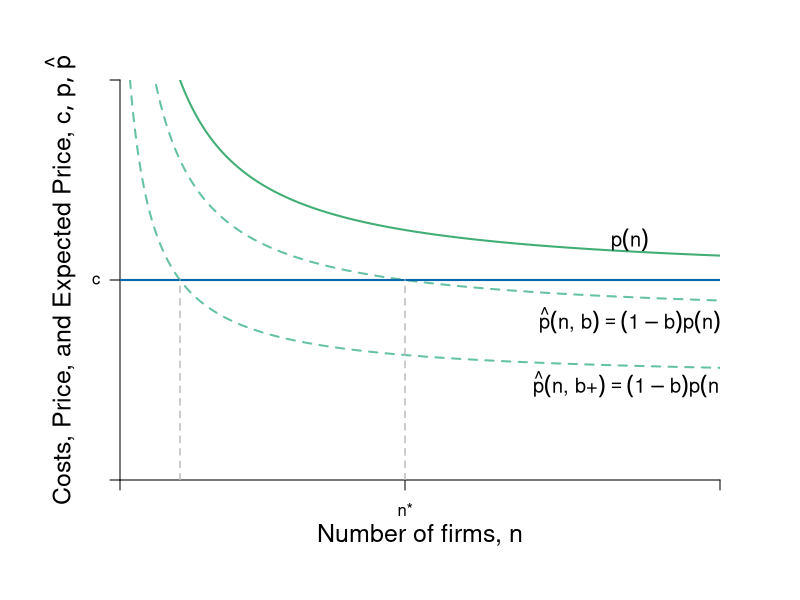

The R source for this figure:
require(shape)
pdf(file = "competitionmarkets/LRn_Dec_BTE.pdf", width = 9, height = 7)

#Set parameters for graphics
axislabelsize <- 1.5
labelsize <- 1.2
graphlinewidth <- 2
segmentlinewidth <- 1.5

COL <- c("#7fc97f", "#beaed4", "#fdc086", "#ffff99", "#386cb0", "#f0027f", "#bf5b17", "#666666")
COLA <- c("#e0f3db", "#99d8c9","#66c2a4","#41ae76", "#238b45", "#005824")
COLB <- c("#c6dbef", "#4eb3d3", "#2b8cbe", "#0868ac","#084081")
COLC <- c("#fcfbfd", "#efedf5", "#dadaeb", "#bcbddc", "#9e9ac8", "#807dba", "#6a51a3", "#54278f", "#3f007d")

par(mar =  c(6, 6, 4, 4))

Profit <- function(n, pbar = 60, c = 10, beta = 0.5) {
  (pbar - c)^2 / (((n + 1)^2)*beta)
}

totaln <- function(pi, pbar = 60, c = 10, beta = 0.5){
  (pbar - c)/(sqrt(pi*beta)) - 1
}

cournotPrice <- function(n, pbar = 60, c = 10) {
  c + (1/(n+1))*(pbar - c)
}


# Barriers to entry
# Inputs: Probability of BTE (b) and number of firms
# Outputs: Price Level at some n
bte <- function(n, b = 0) {
  cournotPrice(n)*(1-b)
}

nstar <- function(b, pbar = 60, c = 10){
  (pbar*(1 - b) - c) / (b*c)
}

#Levels for the barriers to entry specified here
barriers <- c(0.2, 0.5, 0.71, 0)

xlims <- c(0, 40)
ylims <- c(0, 20)

plot(0, 0, xlim = xlims, ylim = ylims, type = "n",
     xlab = expression(paste("")),
     ylab = expression(paste("")), 
     xaxt = "n", 
     yaxt = "n", 
     cex.lab = axislabelsize, 
     bty = "n",
     xaxs="i", 
     yaxs="i")

# ticksy <- seq(from = 0, to = ylims[2], by = 2)
# ylabels <- seq(from = 0, to = ylims[2], by = 2)
# ticksx <- seq(from = 0, to = xlims[2], by = 2)
# xlabels <- seq(from = 0, to = xlims[2], by = 2)
ticksy <- c(0, 10, ylims[2])
ylabels <- c(NA, expression(c), NA)
ticksx <- c(0, nstar(b = barriers[1]), xlims[2])
xlabels <- c(NA, expression(paste(n,"*")), NA)

axis(1, at = ticksx, pos = 0, labels = xlabels)
axis(2, at = ticksy, pos = 0, labels = ylabels, las = 1)

npts <- 500 
xx1 <- seq(xlims[1], xlims[2], length.out = npts)

#Lines for barrier graph
#lines(xx1, bte(n = xx1, b = barriers[3]), col = COLA[3], lty = 2, lwd = segmentlinewidth)
#lines(xx1, bte(n = xx1, b = barriers[2]), col = COLA[3], lty = 2, lwd = segmentlinewidth)
lines(xx1, bte(n = xx1, b = barriers[1]), col = COLA[3], lty = 2, lwd = graphlinewidth)
lines(xx1, bte(n = xx1, b = barriers[2]), col = COLA[3], lty = 2, lwd = graphlinewidth)

#Price with no barriers
# No Barrier --- Green
lines(xx1, cournotPrice(xx1, c = 10), col = COLA[4], lwd = graphlinewidth) 

# lines(xx1, Profit(xx1, c = 0.25), col = COLA[4], lty = 2, lwd = segmentlinewidth)

#Label axes
mtext(expression(paste("Number of firms, ", n)), side=1, line = 2.5, cex = axislabelsize)
text(-4, 0.5*ylims[2], expression(paste("Costs, Price, and Expected Price, ", list(c, p, hat(p)) )), xpd = TRUE, cex = axislabelsize, srt = 90) 

#Arrows(18, 6.8, 18, 4.5, col = "black", lty = 1, code = 2, lwd = 2, arr.type = "triangle", arr.lwd = 0.5)
# text(16, 5.75, expression(paste("Decrease in ", rho)), cex = labelsize)


# Eq labels
text(34, 12, expression(paste(p(n))), cex = labelsize)
text(34, 8, expression(paste(hat(p)*("n, b") == (1-b)*p(n) )), cex = labelsize)
text(34, 4.8, expression(paste(hat(p)*("n, b+") == (1-b)*p(n) )), cex = labelsize)


# line for the marginal cost
segments(0, 10, xlims[2], 10, 
         lty = 1, col = COLB[4] , lwd = graphlinewidth
         )

segments(nstar(b = barriers[1]), 0, nstar(b = barriers[1]), bte(n = nstar(b = barriers[1]), b = barriers[1]), 
         lty = 2, col = "gray", lwd = segmentlinewidth
         )

segments(nstar(b = barriers[2]), 0, nstar(b = barriers[2]), cournotPrice(n = nstar(b = barriers[4]), 7), 
         lty = 2, col = "gray", lwd = segmentlinewidth
)

# segments(4.5, 0, 4.5, 6.8, lty = 2, col = "grey", lwd = segmentlinewidth)
# segments(0, 6.8, 4.5, 6.8, lty = 2, col = "grey", lwd = segmentlinewidth)
# 

#This should probably have a loop, but I haven't worked it out. 
points(nstar(b = barriers[4]), bte(n = nstar(b = barriers[4]), b = barriers[4]), pch = 16, col = "black", cex = 1.5)
# points(nstar(b = barriers[2]), bte(n = nstar(b = barriers[2]), b = barriers[2]), pch = 16, col = "black", cex = 1.5)
# points(nstar(b = barriers[3]), bte(n = nstar(b = barriers[3]), b = barriers[3]), pch = 16, col = "black", cex = 1.5)

dev.off()
